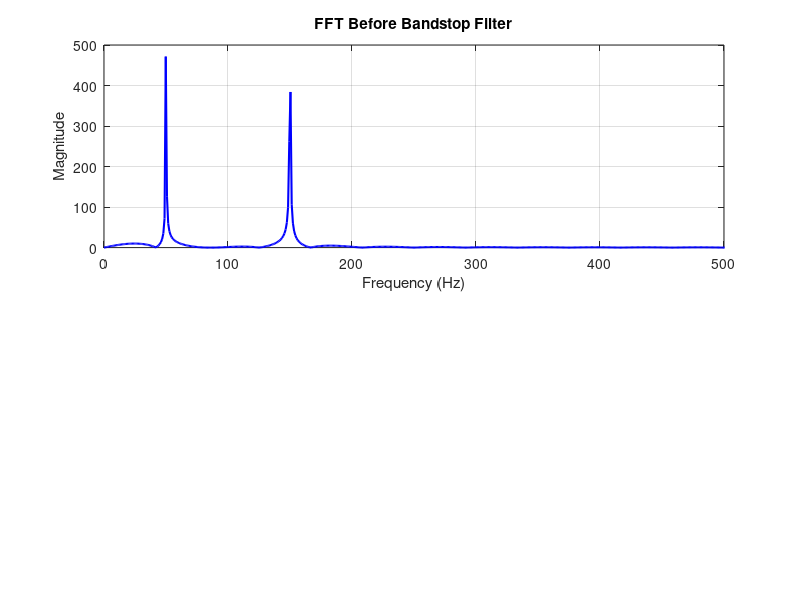

MATLAB code to generate this figure: (Note: this script raises an error after producing the figure.)
clc;
clear;
close all;

fs = 1000;            % Sampling frequency
t = 0:1/fs:1;         % Time vector

% Composite Signal: 50 Hz + 150 Hz
x = sin(2*pi*50*t) + sin(2*pi*150*t);

%% ---------------- FFT Before Bandstop ----------------
N = length(x);
NFFT = 2^nextpow2(N);
f = (0:NFFT-1)*(fs/NFFT);
X = fft(x, NFFT);
magX = abs(X);

figure;
subplot(2,1,1);
plot(f, magX, 'b', 'LineWidth', 1.5);
xlabel('Frequency (Hz)');
ylabel('Magnitude');
title('FFT Before Bandstop Filter');
xlim([0 fs/2]);
grid on;

%% ---------------- Bandstop Filter ----------------
fc1 = 45;  % Lower cut-off
fc2 = 55;  % Upper cut-off
order = 4;

bstop = designfilt('bandstopiir', ...
    'FilterOrder', order, ...
    'HalfPowerFrequency1', fc1, ...
    'HalfPowerFrequency2', fc2, ...
    'SampleRate', fs);

y_bstop = filtfilt(bstop, x);

%% ---------------- FFT After Bandstop ----------------
magY = abs(fft(y_bstop, NFFT));

subplot(2,1,2);
plot(f, magY, 'r', 'LineWidth', 1.5);
xlabel('Frequency (Hz)');
ylabel('Magnitude');
title('FFT After Bandstop Filter');
xlim([0 fs/2]);
grid on;
